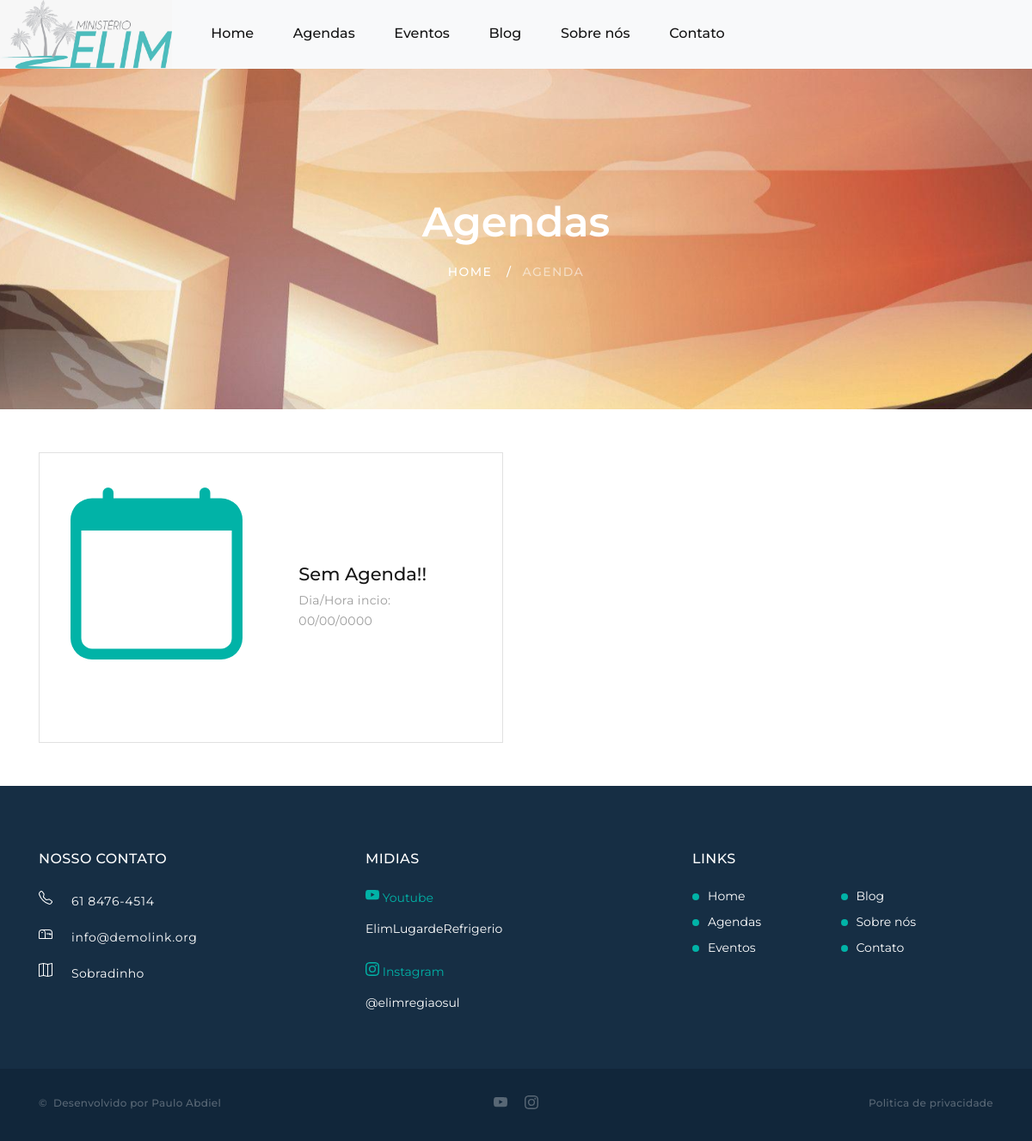
/agendas/, run on an earlier commit of the app's database.
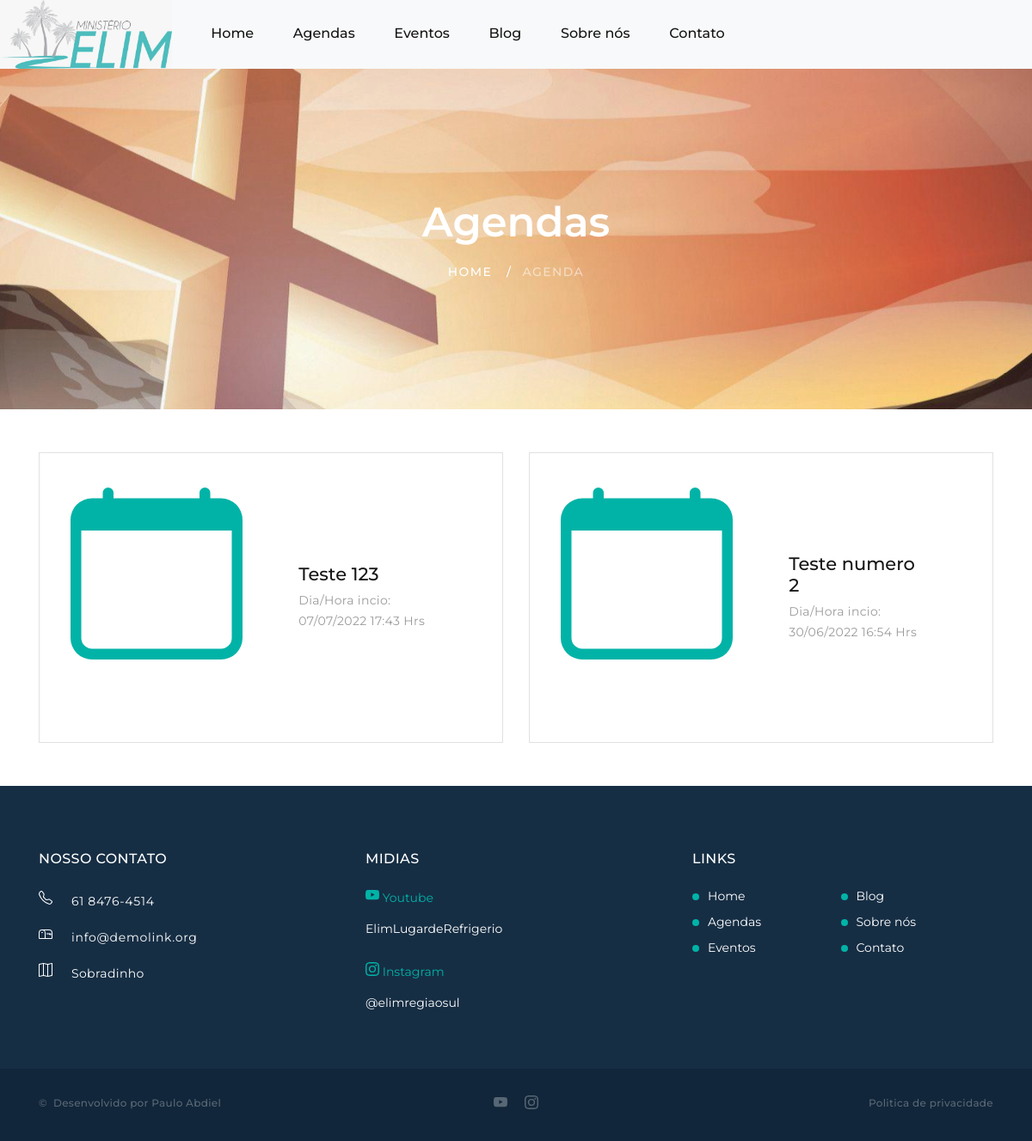
And on a later commit of the database.
### core/models.py (models this page shows, shortened)
class Agenda(models.Model):
    id = models.AutoField(primary_key=True)
    name = models.CharField(max_length=100)
    data_start = models.DateTimeField(verbose_name="Dia marcado")
    def get_data_agenda(self):
        return self.data_start.strftime('%d/%m/%Y %H:%M Hrs')

### core/views.py (the view)
# urls.py: path('agendas/',User.agendas),
    def agendas(req):
        if req.method == 'GET':
            horaAtual = datetime.now(tz=timezone.utc)
            agendas = Agenda.objects.all().filter(data_start__gt=horaAtual)
            context = {'agendas':agendas}
            return render(req, 'user/agenda.html',context)

### templates/user/agenda.html (shortened to what this page needs)
{% extends "model-page.html" %}
{% load static %}
{% block stylesheet %} <link rel="stylesheet" href="/static/assets/css/style2.css"> {% endblock%}
{% block content %}
    <div class="page">
      <section class="breadcrumbs-custom-inset">
        <div class="breadcrumbs-custom context-dark bg-overlay-60">
          <div class="container">
            <h2 class="breadcrumbs-custom-title">Agendas</h2>
            <ul class="breadcrumbs-custom-path">
              <li><a href="/home">Home</a></li>
              <li class="active">Agenda</li>
            </ul>
          </div>
          <div class="box-position" style="background-image: url({%static 'img/igreja.jpg'%});"></div>
        </div>
      </section>
      <section class="section section-sm bg-default">
        <div class="container">
          <div class="row row-sm row-40 row-md-50">
            {% if agendas.count > 0 %}
              {% for ag in agendas %}
                  <div class="col-sm-6 col-md-6 wow fadeInRight">
                    <article class="product-big">
                      <div class="unit flex-column flex-md-row align-items-md-stretch">
                        <div class="unit-left"><a class="product-big-figure" href="#">
                      </a></div>
                        <div class="unit-body">
                          <div class="product-big-body">
                            <h5 class="product-big-title"><a href="#">{{ag.name}}</a></h5>
                            <p class="product-big-text">Dia/Hora incio: {{ag.get_data_agenda}}</p>
                          </div>
                        </div>
                      </div>
                    </article>
                  </div>
              {% endfor%}
            {%else%}
            <div class="col-sm-6 col-md-6 wow fadeInRight">
              <article class="product-big">
                <div class="unit flex-column flex-md-row align-items-md-stretch">
                  <div class="unit-left"><a class="product-big-figure" href="#">
                </a></div>
                  <div class="unit-body">
                    <div class="product-big-body">
                      <h5 class="product-big-title"><a href="#">Sem Agenda!!</a></h5>
                      <p class="product-big-text">Dia/Hora incio: 00/00/0000</p>
                    </div>
                </div>
              </article>
            </div>
            {%endif%}
          </div>
        </div>
      </section>
    </div>
{% endblock %}

What changed in the data, as far as the page shows it:
added Agenda: name "Teste 123", get_data_agenda "07/07/2022 17:43 Hrs"
added Agenda: name "Teste numero 2", get_data_agenda "30/06/2022 16:54 Hrs"
Also different on the page:
text no longer shown: "Sem Agenda!! Dia/Hora incio: 00/00/0000"
